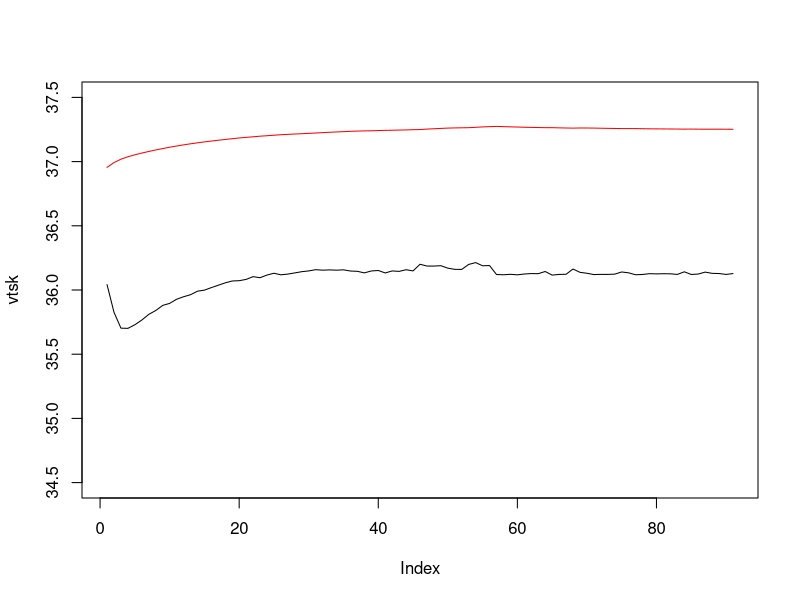

Write R code to recreate this figure.
svp <- function (x){    #function to convert saturation vapour pressure units
    svp = 6.11*10^((7.5*x)/(237.7+x))    #saturation vapour pressure (hpa)
    svp_m = 0.750061683 * svp             #svp in  mmhg
    return (svp_m)
}

sub <- function(tav,trv,vv){

    # Initial temperatures
    tcl = 34        # T of clothes
    tr = 58         # Tmrt
    rh = 0.6
    tcr = 36.9
    tsk = 36
    ta = 28
    ttsk = 33.7     # setpoint tsk
    ttcr = 36.8     # setpoint tcr
    ttbm = 36
    pa = 2.25       # mmHg vapour pressure
    tclold = tcl       #initialization
    v = 0.2           #m/s

    # Clothing related
    chclo = 0.57    # pants + t-shirt
    facl = 1.0      # surface enlargement?

    # Vascular
    skbf = 6.3
    skbfl = 90 # L/m2/hr

    # Sweat
    regswl = 500
    csw = 170 # g/m2/hr
    cdil = 200 #litres/(m2/h/K)
    cstr = 0.1
    sweat = 0

    # Metabolism and activity
    mets = 2.9
    bmr = 58.2
    rm = bmr * mets
    act = rm
    me = 0.2
    wk = 0.2 * rm

    # Body metrics
    ht = 1.81
    wt = 70
    adu = 1.8
    alpha = 0.044 + 0.35/ (skbf-0.1386)

    esk = 1
    bz = 0.1

    # Time
    time = 0.0      # init
    exp_time = 30.0 # mins
    interval = 20   # seconds
    steps = exp_time*60/interval

    # Variable vectors
    vtsk = c()
    vtcr = c()

    while (time < 1.0){
        dtim = 1.0 / steps
        time = time + dtim
        index = time*steps
        print(index)

        #dynamic weather
        ta = tav[index]
        tr = trv[index]
        v = vv[index]
        #####
        # Radiative and convective
        ####
        chc=8.6*v**0.5
        chr = 4*0.72*5.67*10^-8*((tcl+tr)/2+273.15)^3
        tcl = (chclo*tsk+facl*(chc*ta+chr*tr))/(chclo+facl*(chc+chr))
        while (abs(tcl-tclold) > 0.01){
            chr = 4*0.72*5.67*10^-8*((tcl+tr)/2+273.15)^3
            tcl = (chclo*tsk+facl*(chc*ta+chr*tr))/(chclo+facl*(chc+chr))
            print (tcl)
            tclold=tcl
        }
        # heat flow from clothing to environment
        dry = facl*(chc*(tcl-ta)+chr*(tcl-tr))   # R + C negative = gain
        cat("R+C:",dry,"\n")
        # dry and latent respiratory heat losses
        eres = 0.017251 * rm * (5.8662-pa)      # evaporative loss from respiration
        #eres2=0.0023*rm*(44-rh*svp(ta))  #1971 formulation
        cat("eres",eres,"\n")
        cres=0.0014 * rm * (34.0-ta) # *ata*ff  # convective loss from respiration
        cat("cres",cres,"\n")
        # heat flows to skin and core
        hfsk=(tcr-tsk)*(5.28+1.163*skbf)-dry-esk

        cat ("esk:",esk,'\n')
        cat ("tcr-tsk",tcr-tsk,'\n')
        cat ("skbf:",skbf,'\n')
        cat("hfsk:",hfsk,'\n')
        hfcr=rm-(tcr-tsk)*(5.28+1.163*skbf)-cres-eres-wk
        cat("hfcr:",hfcr,'\n')

        # thermal capacities
        tccr = 58.2*(1-alpha)*wt
        tcsk = 58.2*alpha*wt

        # temperature change in 1 min
        dtsk = (hfsk*adu)/tcsk
        cat ("dtsk:",dtsk,'\n')
        dtcr = (hfcr*adu)/tccr
        tsk = tsk+dtsk
        tcr = tcr+dtcr

        if (tsk>ttsk) {
          warms = tsk - ttsk
          colds = 0
        }
        else {
          colds = ttsk - tsk
          warms = 0
        }

        if (tcr > ttcr) {
          warmc = tcr - ttcr
          coldc = 0
        }
        else{
          coldc = ttcr - tcr
          warmc = 0
        }

        ttbm = bz * ttsk+(1-bz)*ttcr
        tbm = alpha * tsk + (1-alpha)*tcr
        if (tbm > ttbm){
          warmb = tbm - ttbm
          coldb = 0
        }
        else{
          coldb = ttbm - tbm
          warmb = 0
        }

        # temperature regulation

        dilat = cdil*warmc
        stric = cstr*colds
        skbf = (6.3+dilat)/(1+stric)
        # limits
        if (skbf < 0.5) {skbf = 0.5}
        if (skbf > skbfl) {skbf = skbfl}

        # skin-core proportion changes with blood flow
        alpha = 0.0417737+ 0.7451832/(skbf+0.58517)

        cat('warms',warms,'\n')
        #sweating regulation
        regsw = csw*warmb*exp(warms/10.7)
        if (regsw > regswl) {
          regsw = regswl
        }
        ersw = 0.68 * regsw

        #shivering
        rm = act + 19.4 * colds*coldc
        cat('rm:',rm,'\n')

        #evaporation
        lr=15.1512*(tsk+273.15)/273.15
        im = 1
        icl = 1
        rt = (1/im) * (1/(lr*facl*chc)+1/(lr*chclo*icl))

        emax = (1/rt)*(svp(tsk)-pa)

        cat('ersw:',ersw,'emax:',emax,'\n')
        prsw = ersw / emax

        pdif = (1-prsw)*0.06
        edif = pdif*emax
        esk = ersw + edif
        sweat = sweat + (esk*adu/0.7)*(interval/3600) #g/timestep
        pwet = esk/emax

        #dripping sweat
        eveff = 1

        if (pwet >= eveff & emax >= 0){
            pwet = eveff
            prsw = (eveff-0.06)/.94
            ersw = prsw / emax
            pdif = (1-prsw)*0.06
            edif = pdif*emax
            esk = ersw + edif
        }

        if (emax < 0) {
            pdif = 0
            edif = 0
            esk = emax
            pwet = eveff
            prsw = eveff
            ersw= 0
        }
        edrip = (regsw*0.68-prsw*emax)/0.68
        if (edrip < 0) {edrip = 0}

        #vapour pressure at skin
        vpsk = pwet * svp(tsk)+(1-pwet)*pa
        # rh at skin
        rhsk = vpsk/svp(tsk)
        cat("tsk:",tsk,"\n")
        vtsk <- c(vtsk,tsk)
        vtcr <- c(vtcr,tcr)
        }
        plot(vtsk,type="l",ylim=c(34.5,37.5))
        lines(vtcr,col="red")
        cat('sweat',sweat,'\n')
        return(list(tsk=vtsk,tcr=vtcr))
    }

  sub2 <- function(){

    ctc = chc + chr
    to = ta + erf / ctc
    cloe = clo - (facl - 1)/(0.155 * facl * ctc)
    fcle = 1/(1 + 0.155 * ctc * cloe)
    fpcl = 1/(1 + (0.155/icl) * chc * chloe )

    hsk = ctc * fcle * (tsk - to) + pwet * lr * chc * fpcl * (svp(tsk) - pa)

    et = tsk - hsk / (ctc * fcle)

    # approximate ET*
    while (err >= 0) {
      et = et + 0.1
      err = hsk - ctc * fcle * (tsk - et) - pwet * lr * chc * fpcl * (svp(tsk) - svp(et)/2)
    }

    # SET*
    chrs = chr
    chcs = 5.66 * (act/58.2-0.85)^0.39
    if (chcs < 3) {
      chcs = 3
    }

    rn = rm -wk
    clos = 1.3264/(rn/58.15+0.7383)-0.0953
    kclos = 0.25
    facls = 1+kclos + clos
    ctcs = chrs + chcs
    cloes = clos - (facls -1)/(0.155*facls*ctcs)
    fcles = 1/(1+0.155*ctcs*cloes)
    fpcls = 1/(1+(0.155/0.45)*chcs*cloes)

  }


  tav = c(rep(30,45),rep(28,45))
  trv = c(runif(45,30,40),rep(58,10),rep(28,35))
  vv  = runif(90,0,2)

  x<-sub(tav,trv,vv)
  x$tcr
#sub2()
